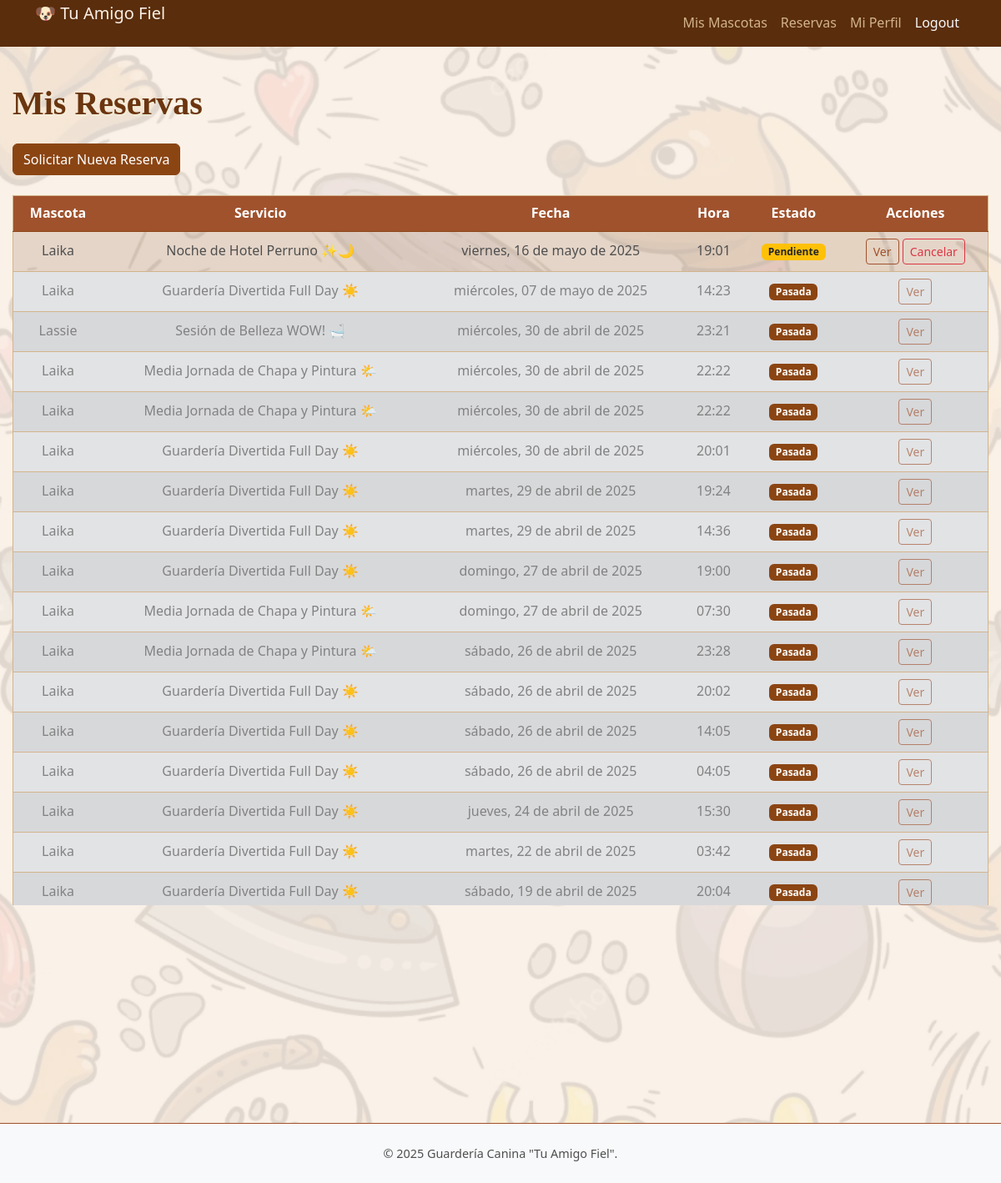
Before: /daycare/reservas/ (signed in) with the older database file.
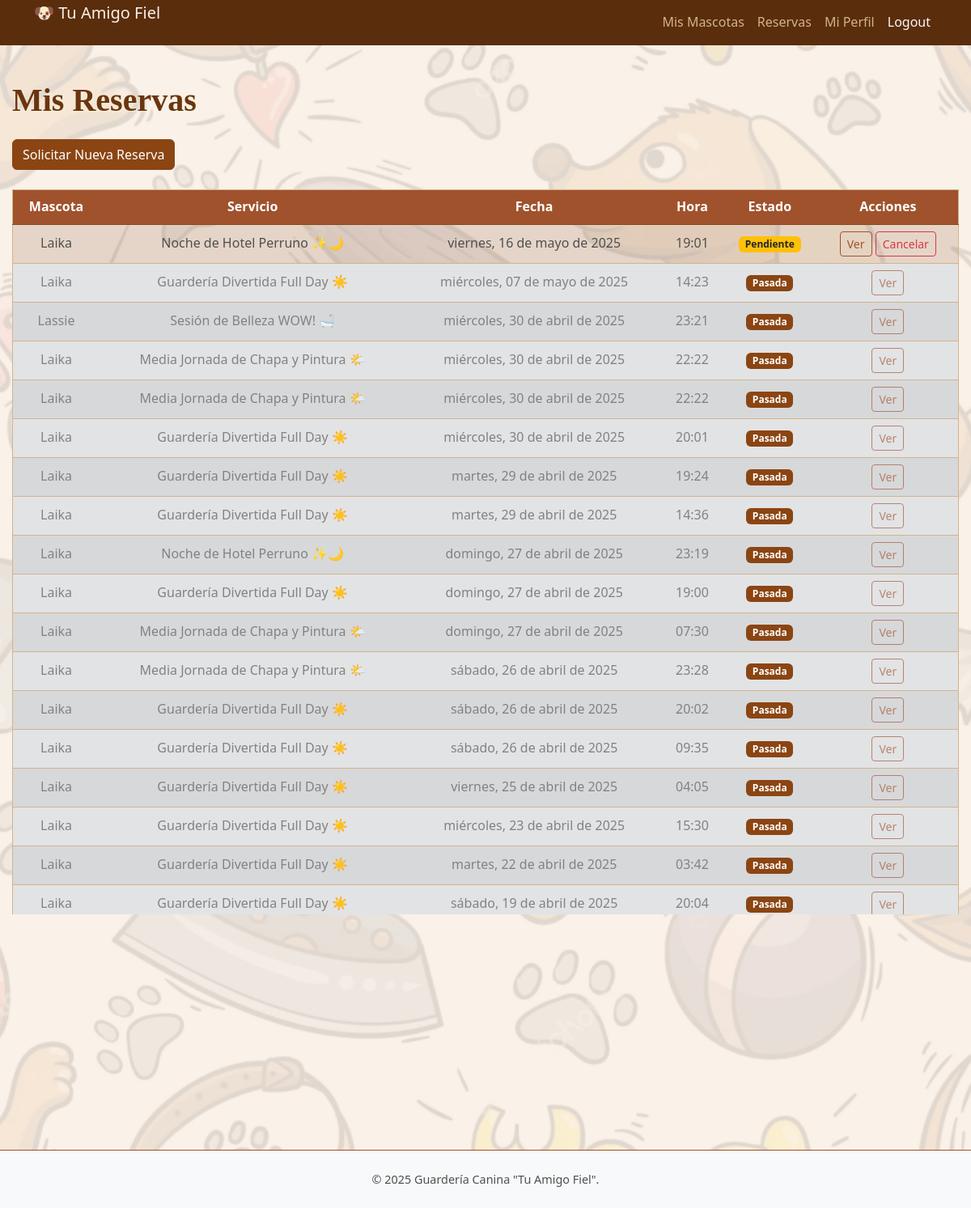
After: the same page with the newer database file.
### daycare/models.py (models this page shows, shortened)
class Booking(models.Model):
    pet = models.ForeignKey(Pet, on_delete=models.CASCADE, related_name='bookings')
    service = models.ForeignKey(Service, on_delete=models.CASCADE, related_name='bookings', verbose_name='Servicio')
    date = models.DateField()
    time = models.TimeField()
    status = CharField(max_length=20, choices=STATUS_CHOICES, default='Pending')
    notes = models.TextField(blank=True, null=True, verbose_name='Notas del Dueño al Reservar')
    created_at = models.DateTimeField(auto_now_add=True)
    staff_notes = models.TextField(blank=True, null=True, verbose_name='Notas Internas del Staff') # <--- Añade este campo
    class Meta:
        ordering = ['date', 'time']

class Pet(models.Model):
    owner = models.ForeignKey(Owner, on_delete=models.CASCADE, related_name='pets') # Relación muchos-a-uno con Dueño
    nombre = models.CharField(max_length=100)
    raza = models.CharField(max_length=100, blank=True, null=True)
    fecha_nacimiento = models.DateField(blank=True, null=True)
    foto = models.ImageField(upload_to='pets_photos/', blank=True, null=True)
    notas_medicas = models.TextField(blank=True, null=True) # Alergias, medicaciones, etc.
    comportamiento_notas = models.TextField(blank=True, null=True, verbose_name='Notas sobre la Mascota') # Cómo se lleva con otros perros, etc.

class Service(models.Model):
    name = models.CharField(max_length=255, unique=True, verbose_name='Nombre del Servicio') # Nombre único del servicio
    description = models.TextField(blank=True, null=True, verbose_name='Descripción') # Descripción detallada
    price = models.DecimalField(max_digits=6, decimal_places=2, null=True, blank=True, verbose_name='Precio')
    duration_description = models.CharField(max_length=100, blank=True, null=True, verbose_name='Duración (ej: Medio día, 1 hora)')
    is_active = models.BooleanField(default=True, verbose_name='Activo') # Para poder desactivar servicios temporalmente
    def __str__(self):
        return self.name # La representación legible es el nombre del servicio
    class Meta:
        verbose_name = 'Servicio' # Nombre singular en el Admin/Django
        verbose_name_plural = 'Servicios' # Nombre plural en el Admin/Django
        ordering = ['name'] # Ordenar servicios alfabéticamente por nombre

### daycare/views.py (the view)
# urls.py: path('reservas/', views.mis_reservas, name='mis_reservas'),
@login_required
def mis_reservas(request):
    try:
        mis_reservas_list = Booking.objects.filter(pet__owner__user=request.user).order_by('-date', '-time') # <-- Verifica que sea EXACTAMENTE esta línea
    except Exception as e:
        print(f"Error al obtener reservas para el usuario {request.user.username}: {e}")
        mis_reservas_list = []
    context = {
        'mis_reservas': mis_reservas_list,
        'now_date': timezone.now().date(),
    }
    return render(request, 'daycare/mis_reservas.html', context)

### daycare/templates/daycare/mis_reservas.html (shortened to what this page needs)
{% extends 'base.html' %}
{% load static %}
{% block content %}
<div class="paw">
    <h1 class="mb-4 d-inline-block align-middle">Mis Reservas</h1>
    </div>
    <div class="mb-4">
         <a href="{% url 'daycare:solicitar_reserva' %}" class="btn btn-primary">Solicitar Nueva Reserva</a>
    </div>
    {% if mis_reservas %}
        <div style="max-height: 60vh; overflow-y: auto;">
            <div class="table-responsive">
                <table class="table table-striped table-hover align-middle">
                    <thead>
                        <tr>
                            <th>Mascota</th>
                            <th>Servicio</th>
                            <th>Fecha</th>
                            <th>Hora</th>
                            <th>Estado</th>
                            <th>Acciones</th>
                        </tr>
                    </thead>
                    <tbody>
                        {% for reserva in mis_reservas %}
                            <tr class="{% if reserva.date < now_date %}table-secondary text-muted{% endif %}">
                                <td>{{ reserva.pet.nombre }}</td>
                                <td>{{ reserva.service }}</td>
                                <td>{{ reserva.date|date:"l, d \d\e F \d\e Y" }}</td>
                                 <td>{{ reserva.time|time:"H:i" }}</td>
                                <td>
                                    {% if reserva.date < now_date %}
                                        <span class="badge bg-dark">Pasada</span>
                                    {% else %}
                                        {% if reserva.status == 'Pending' %}
                                            <span class="badge bg-warning text-dark">{{ reserva.get_status_display }}</span>
                                        {% elif reserva.status == 'Confirmed' %}
                                            <span class="badge bg-success">{{ reserva.get_status_display }}</span>
                                        {% elif reserva.status == 'Cancelled' %}
                                            <span class="badge bg-danger">{{ reserva.get_status_display }}</span>
                                        {% elif reserva.status == 'Completed' %}
                                            <span class="badge bg-secondary">{{ reserva.get_status_display }}</span>
                                        {% else %}
                                            <span class="badge bg-light text-dark">{{ reserva.get_status_display }}</span>
                                        {% endif %}
                                    {% endif %}
                                </td>
                                <td>
                                    <a href="{% url 'daycare:detalle_reserva' reserva.pk %}" class="btn btn-sm btn-outline-info {% if reserva.date < now_date %}disabled{% endif %}" {% if reserva.date < now_date %}aria-disabled="true"{% endif %}>Ver</a>
                                     {% if reserva.status == 'Pending' and not reserva.date < now_date %}
                                         <a href="{% url 'daycare:cancelar_reserva' reserva.pk %}" class="btn btn-sm btn-outline-danger">Cancelar</a>
                                     {% endif %}
                                </td>
                            </tr>
                        {% endfor %}
                    </tbody>
                </table>
            </div>
        </div>
    {% else %}
        <p class="text-muted text-center">Aún no tienes reservas registradas.</p>
    {% endif %}
{% endblock content %}

Changed rows visible on the page:
added Booking: pet.nombre "Laika", service "Noche de Hotel Perruno ✨🌙", date "domingo, 27 de abril de 2025", time "23:19", shows "Pasada"
changed Booking (number 14 of 18 on the later page): time "14:05" → "09:35"
changed Booking: date "sábado, 26 de abril de 2025" → "viernes, 25 de abril de 2025"
changed Booking: date "jueves, 24 de abril de 2025" → "miércoles, 23 de abril de 2025"
